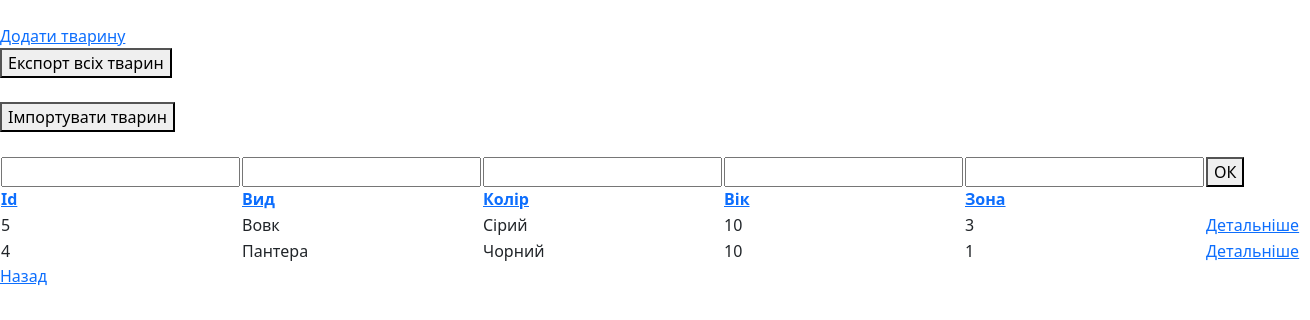
The page /moderator/animals/?sort=id&dir=desc on the database its author committed.
### main/models.py (models this page shows, shortened)
class Animal(models.Model):
    id = models.IntegerField("№", primary_key=True)
    type = models.CharField("Вид", max_length=20)
    color = models.CharField("Колір", max_length=20)
    age = models.IntegerField("Вік")
    zone = models.IntegerField("Зона")

### moderator/views.py (the view, shortened to what this page needs)
# urls.py: path('animals', views.show_animals, name="animals_u")
def show_animals(request):
    all_animals = Animal.objects.all()
    sort_field = request.GET.get("sort", "id")
    direction = request.GET.get("dir", "asc")
    if direction == 'desc':
        all_animals = all_animals.order_by(f"-{sort_field}")
    else:
        all_animals = all_animals.order_by(sort_field)
    return render(request, "moderator/animal/show.html", {'all_animals':all_animals, "sort_field":sort_field, "direction":direction})

### moderator/templates/moderator/animal/show.html (shortened to what this page needs)
{% extends "layout_m.html" %}
{% block content %}
<br>
<a href="{% url 'animals_create' %}">Додати тварину</a>
<br>
<form action="{% url 'save_animals_to_file' %}" method = 'post'>
    <button type="submit">Експорт всіх тварин</button>
</form>
<br>
<form action="{% url 'load_animals_from_file' %}" method = 'post'>
    <button type="submit">Імпортувати тварин</button>
</form>
<br>
<form method="post">
    <table>
        <tr>
            <th>
                <input name="filter_id" type="number"><br>
                <a href="?sort=id&dir={% if sort_field == 'id' and direction == 'asc' %}desc{% else %}asc{% endif %}">Id</a>
            </th>
            <th>
                <input name="filter_type" type="text"><br>
                <a href="?sort=type&dir={% if sort_field == 'type' and direction == 'asc' %}desc{% else %}asc{% endif %}">Вид</a>
            </th>
            <th>
                <input name="filter_color" type="text"><br>
                <a href = "?sort=color&dir={% if sort_field == 'color' and direction == 'asc' %}desc{% else %}asc{% endif %}">Колір</a>
            </th>
            <th>
                <input name="filter_age" type="number"><br>
                <a href = "?sort=age&dir={% if sort_field == 'age' and direction == 'asc' %}desc{% else %}asc{% endif %}">Вік</a>
            </th>
            <th>
                <input name="filter_zone" type="number"><br>
                <a href = "?sort=zone&dir={% if sort_field == 'zone' and direction == 'asc' %}desc{% else %}asc{% endif %}">Зона</a>
            </th>
            <th><button type="submit">{% block b %}ОК{% endblock %}</button><br><br></th>
        </tr>
        {% for i in all_animals %}
        <tr>
            <td>{{ i.id }}</td>
            <td>{{ i.type }}</td>
            <td>{{ i.color }}</td>
            <td>{{ i.age }}</td>
            <td>{{ i.zone }}</td>
            <td>
                <a href="{% url 'detail_view' i.id %}">Детальніше</a>
            </td>
         </tr>
        {% endfor %}
    </table>
</form>
<a href="{% url 'main_page_m' %}">Назад</a><br>
{% endblock %}

### rows shown on the page
Animal: id "5", type "Вовк", color "Сірий", age "10", zone "3"
Animal: id "4", type "Пантера", color "Чорний", age "10", zone "1"
